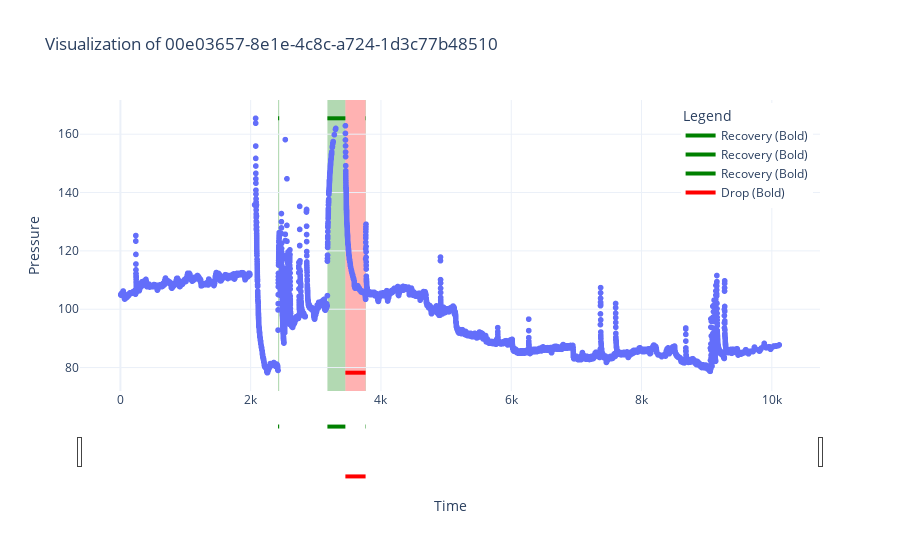

The cell this chart's notebook holds for it:
### Code cell
def plot_data(df: pd.DataFrame, indicators_df: pd.DataFrame, filename: str):
    events = indicators_df[indicators_df["file"] == filename][["recovery", "drop"]].values[0]
    recovery_intervals = eval(events[0]) if isinstance(events[0], str) else []
    drop_intervals = eval(events[1]) if isinstance(events[1], str) else []

    fig = px.scatter(df, x = 'time', y = 'pressure', title = f'Visualization of {filename}')
    fig.update_layout(xaxis_title="Time", yaxis_title="Pressure", template="plotly_white")

    for start, end in recovery_intervals:
        fig.add_vrect(x0=start, x1=end, fillcolor="green", opacity=0.3, layer="below", line_width=0, name="Recovery")
        fig.add_trace(go.Scatter(x=[start, end], y=[df["pressure"].max(), df["pressure"].max()],
                                    mode="lines", line=dict(color="green", width=4), name="Recovery (Bold)"))

    for start, end in drop_intervals:
        fig.add_vrect(x0=start, x1=end, fillcolor="red", opacity=0.3, layer="below", line_width=0, name="Drop")
        fig.add_trace(go.Scatter(x=[start, end], y=[df["pressure"].min(), df["pressure"].min()],
                                    mode="lines", line=dict(color="red", width=4), name="Drop (Bold)"))
    
    fig.update_layout(
        xaxis=dict(rangeslider=dict(visible=True), type="linear"),
        yaxis=dict(fixedrange=False),
        legend=dict(title="Legend", x=0.99, y=0.99, xanchor="right", yanchor="top")
        )
    
    fig.show()

filename = labels_df['file'][0]
recovery = ast.literal_eval(labels_df['recovery'][0])
drop = ast.literal_eval(labels_df['drop'][0])
df = pd.read_csv(f'train_reduced/{filename}', names = ['time', 'pressure'], sep = '\\s+')


plot_data(df, labels_df[labels_df['file'] == filename], filename)
print(filename)

### Figure 1 — Plotly figure (JSON) as saved in the notebook; plotly's stock layout.template omitted (floating-point values rounded to 4 significant figures; data arrays with more than 128 entries replaced by an {"elided": "..."} marker saying what was removed)
{"data": [{"hovertemplate": "time=%{x}<br>pressure=%{y}<extra></extra>", "legendgroup": "", "marker": {"color": "#636efa", "symbol": "circle"}, "mode": "markers", "name": "", "showlegend": false, "type": "scattergl", "x": {"elided": "7110 float values"}, "xaxis": "x", "y": {"elided": "7110 float values"}, "yaxis": "y"}, {"line": {"color": "green", "width": 4}, "mode": "lines", "name": "Recovery (Bold)", "type": "scatter", "x": [2420.0, 2437.0], "y": [165.5, 165.5]}, {"line": {"color": "green", "width": 4}, "mode": "lines", "name": "Recovery (Bold)", "type": "scatter", "x": [3178.0, 3454.0], "y": [165.5, 165.5]}, {"line": {"color": "green", "width": 4}, "mode": "lines", "name": "Recovery (Bold)", "type": "scatter", "x": [3764.0, 3770.0], "y": [165.5, 165.5]}, {"line": {"color": "red", "width": 4}, "mode": "lines", "name": "Drop (Bold)", "type": "scatter", "x": [3454.0, 3764.0], "y": [78.24, 78.24]}], "layout": {"legend": {"title": {"text": "Legend"}, "tracegroupgap": 0, "x": 0.99, "xanchor": "right", "y": 0.99, "yanchor": "top"}, "shapes": [{"fillcolor": "green", "layer": "below", "line": {"width": 0}, "name": "Recovery", "opacity": 0.3, "type": "rect", "x0": 2420.0, "x1": 2437.0, "xref": "x", "y0": 0, "y1": 1, "yref": "y domain"}, {"fillcolor": "green", "layer": "below", "line": {"width": 0}, "name": "Recovery", "opacity": 0.3, "type": "rect", "x0": 3178.0, "x1": 3454.0, "xref": "x", "y0": 0, "y1": 1, "yref": "y domain"}, {"fillcolor": "green", "layer": "below", "line": {"width": 0}, "name": "Recovery", "opacity": 0.3, "type": "rect", "x0": 3764.0, "x1": 3770.0, "xref": "x", "y0": 0, "y1": 1, "yref": "y domain"}, {"fillcolor": "red", "layer": "below", "line": {"width": 0}, "name": "Drop", "opacity": 0.3, "type": "rect", "x0": 3454.0, "x1": 3764.0, "xref": "x", "y0": 0, "y1": 1, "yref": "y domain"}], "title": {"text": "Visualization of 00e03657-8e1e-4c8c-a724-1d3c77b48510"}, "xaxis": {"anchor": "y", "domain": [0, 1], "rangeslider": {"visible": true}, "title": {"text": "Time"}, "type": "linear"}, "yaxis": {"anchor": "x", "domain": [0, 1], "fixedrange": false, "title": {"text": "Pressure"}}}}
